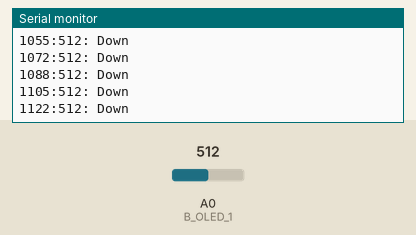
The sketch below on a simulated Arduino Uno, built with avr-gcc and run on an emulated ATmega328P. On the bench: the last lines printed to the serial monitor. The test bench sets the inputs (shaded band); at power-on: A0 (B_OLED_1) = 512.

Above: at 1.2 s.
1.3 s: A0 (B_OLED_1) set to 494
At 2.1 s:
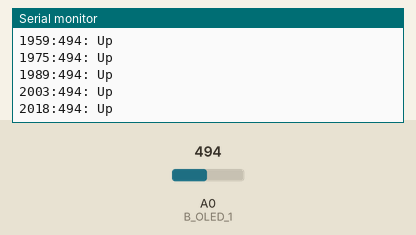
5.8 s: A0 (B_OLED_1) set to 1011
At 6.8 s:
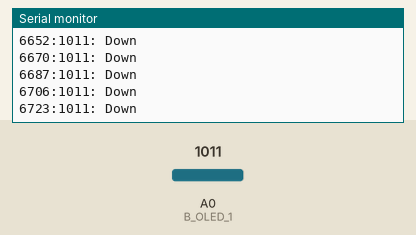
8.8 s: A0 (B_OLED_1) set to 982
At 9.6 s:
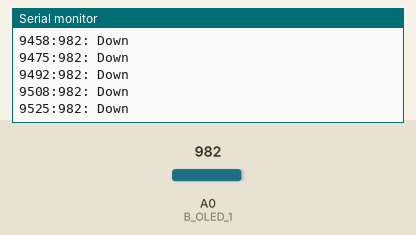
Timing chart, 0 to 11.8 s (numbered marks = the images above; inputs shaded):
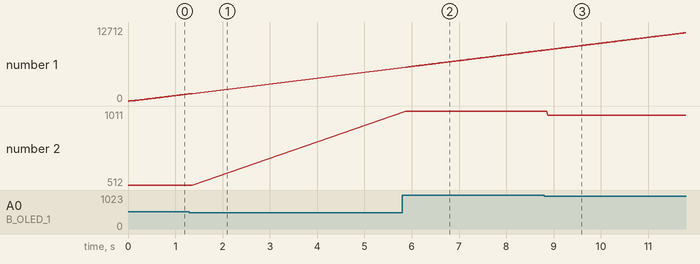

Measured:
- the behaviour switches between 512 and 511 on A0 (B_OLED_1) (found by bisection; images 0 and 1)

The sketch:

ButtonReading.ino
```cpp
#define B_OLED_1 A0

void setup()   {
  Serial.begin(9600);
  digitalWrite(B_OLED_1, HIGH); // enable the 20k internal pullup

  pinMode(B_OLED_1, INPUT);
}

void loop() {
  int c = 0;
  c = analogRead(B_OLED_1);
  if (c > 10)
  {
    Serial.print(millis());

    Serial.print(":");
    Serial.print(c);

    Serial.print(": ");
    if (c < 512)
      Serial.println("Up");
    else
     Serial.println("Down");
  }
}
```
